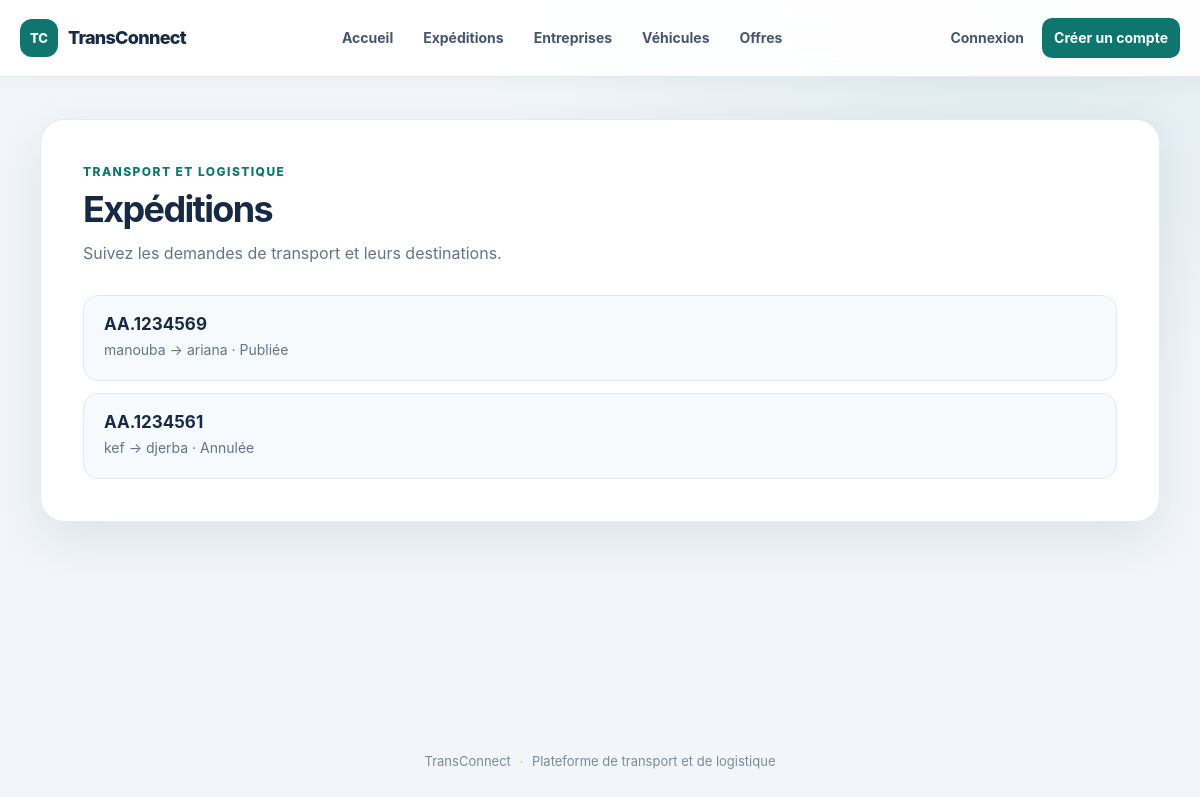
The app's page /expedition/list/, older data.
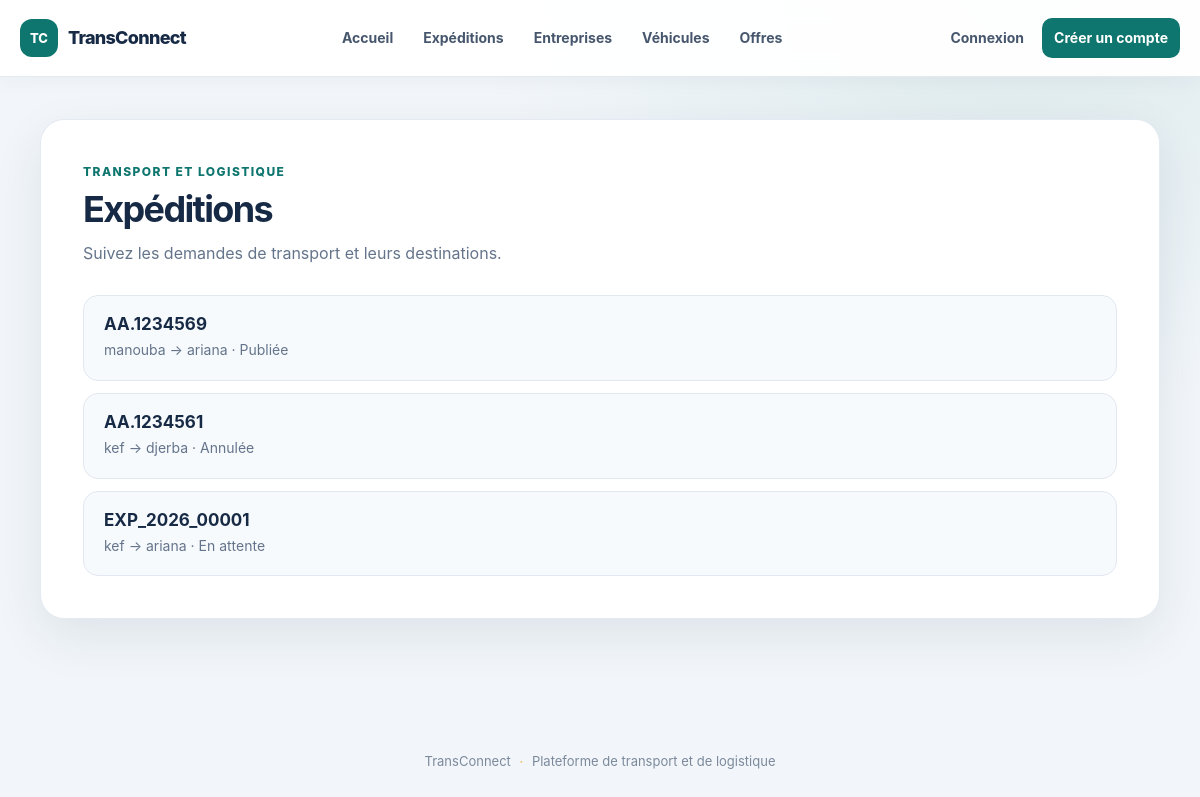
The same page, newer data.
### ExpeditionApp/models.py (models this page shows, shortened)
class Expedition(models.Model):
    reference = models.CharField(max_length=100, unique=True)
    ville_depart = models.CharField(max_length=100)
    ville_arrivee = models.CharField(max_length=100)
    poids = models.DecimalField(max_digits=10, decimal_places=2)
    MinValueValidator(0.1, "Le poids doit être supérieur à 0")
    date_souhaitee = models.DateField()
    description = models.TextField(blank=True, null=True)
    status = models.CharField(max_length=20,
    choices=[('en_attente', 'En attente'),
                ('publiee', 'Publiée'),
                ('attribuee', 'Attribuée'),
                ('en_cours', 'En cours'),
                ('terminee', 'Terminée'),
                ('annulee', 'Annulée'),
    ], default='en_attente')
    created_at = models.DateTimeField(auto_now_add=True)
    updated_at = models.DateTimeField(auto_now=True)
    entreprise = models.ForeignKey(
        Entreprise,
        on_delete=models.CASCADE,
        related_name='entreprises',
    )

### ExpeditionApp/views.py (the view)
# urls.py: path('list/', listExpeditions, name='list'),
def listExpeditions(request):
    liste = Expedition.objects.all()
    return render(request, 'expedition/list.html', {'list': liste})

### EntrepriseApp/templates/Expedition/list.html (shortened to what this page needs)
{% extends "base.html" %}
{% block content %}
<section class="page-card">
    <header class="page-heading">
        <div>
            <p class="eyebrow">Transport et logistique</p>
            <h1>Expéditions</h1>
            <p class="page-intro">Suivez les demandes de transport et leurs destinations.</p>
        </div>
    </header>
    <ul class="record-list">
        {% for expedition in list %}
            <li class="record-item">
                <div>
                    <h2 class="record-title">
                        <a href="{% url 'details' expedition.pk %}">{{ expedition.reference }}</a>
                    </h2>
                    <p class="record-meta">
                        {{ expedition.ville_depart }} → {{ expedition.ville_arrivee }}
                        · {{ expedition.get_status_display }}
                    </p>
                </div>
            </li>
        {% empty %}
            <li class="empty-state">Aucune expédition disponible pour le moment.</li>
        {% endfor %}
    </ul>
</section>
{% endblock %}

Row changes from the older to the newer data that the page shows:
added Expedition: reference "EXP_2026_00001", ville_depart "kef", ville_arrivee "ariana", status "En attente"
